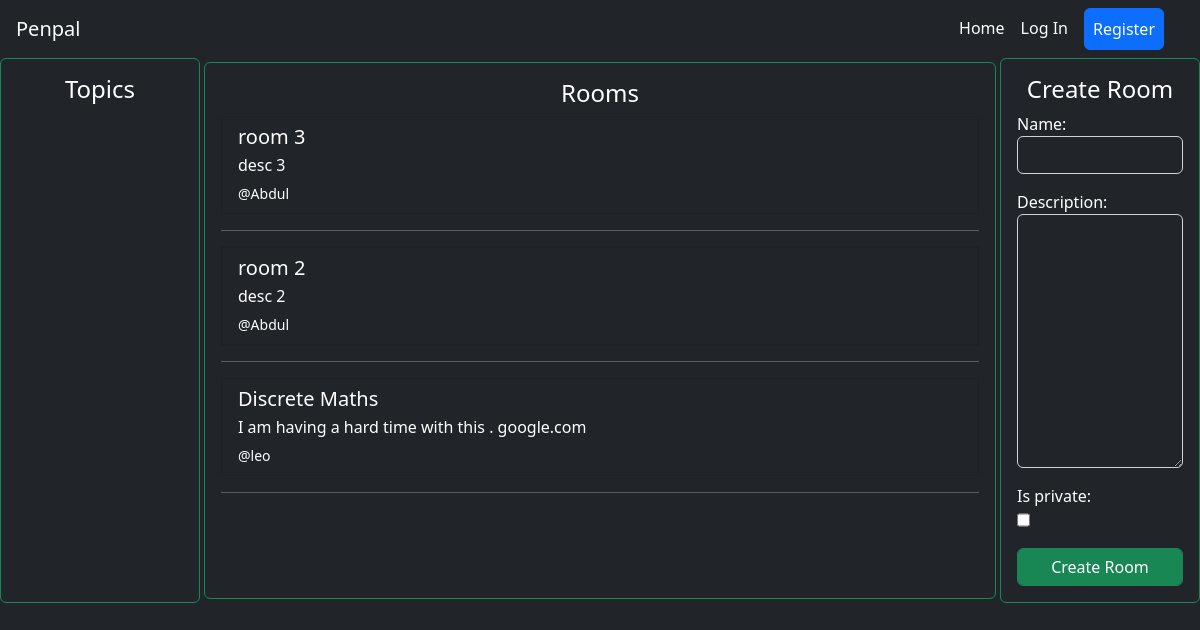
The page / on the database its author committed.
### base/models.py (models this page shows, shortened)
class Room(models.Model):
    name = models.CharField(max_length=120)
    description = models.TextField()
    is_private = models.BooleanField(default=False)
    created_at = models.DateTimeField(auto_now_add=True)
    updated_at = models.DateTimeField(auto_now=True)
    creator = models.ForeignKey(Account,null=True,on_delete=models.SET_NULL,related_name='created_rooms')
    admins = models.ManyToManyField(Account,related_name='administrated_rooms')
    participants = models.ManyToManyField(Account,related_name='joined_rooms')
    class Meta:
        ordering = ['-created_at']

### accounts/models.py (models this page shows, shortened)
class Account(AbstractBaseUser,PermissionsMixin):
    id = models.UUIDField(primary_key = True,default=uuid.uuid4,editable=False)
    Genders=[
        ("Male","Male"),
        ("Female","Female")
    ]
    email = models.EmailField(verbose_name="email", max_length=60, unique=True)
    username = models.CharField(max_length=30, unique=False)
    gender = models.CharField(max_length=7,choices=Genders,default = "Male")
    phone_num = PhoneNumberField(blank=True)
    current_residence = CountryField(null =True , blank = True)
    nationality = CountryField(null =True , blank = True)
    date_joined = models.DateTimeField(verbose_name="date joined", auto_now_add=True)
    last_login = models.DateTimeField(verbose_name="last login", auto_now=True)
    is_active = models.BooleanField(default=True)
    is_admin = models.BooleanField(default=False)
    is_staff = models.BooleanField(default=False)
    is_superuser = models.BooleanField(default=False)
    profile_image = models.URLField(default="https://www.freeiconspng.com/thumbs/account-icon/account-icon-33.png")
    USERNAME_FIELD = "email"
    REQUIRED_FIELDS = [
        'username',
    ]
    objects = MyAccountManager()
    class Meta:
        unique_together = ('username','email')
    def __str__(self):
        return f"@{self.username}"

### base/views.py (the view)
# urls.py: path('',index,name='index'),
def index(request):
    context = {}
    rooms = Room.objects.all()
    context['rooms'] = rooms
    context['creation_form'] = RoomCreationForm()
    return render(request,"index.html",context)

### base/forms.py
class RoomCreationForm(forms.ModelForm):
    class Meta:
        model = Room
        fields = ('name','description','is_private')
        widgets = {
            'name': forms.TextInput(attrs={'class':'form-control bg-dark text-white'}),
            'description': forms.Textarea(attrs={'class':'form-control bg-dark text-white'}),
            'is_private': forms.CheckboxInput(attrs={'class':'form-check',}),
        }

### base/templates/index.html (shortened to what this page needs)
{% extends 'layout.html' %}
{% block body %}
<div style="display: grid; grid-template-columns: 1fr 4fr 1fr;">
    <div class="border rounded border-success list-group p-3">
        <h4 class="text-center">Topics</h4>
    </div>
    <div class="border rounded border-success list-group p-3 m-1">
        <h4 class="text-center">Rooms</h4>
        {% include "base/rooms.html" %}
    </div>
    <div class="container border rounded border-success p-3">
        <h4 class="text-center">Create Room</h4>
        <form action="{% url 'create_room' %}" method="post">
            {{ creation_form.as_p }}
            <input type="submit" class="btn btn-success form-control" value="Create Room">
        </form>
    </div>
</div>
{% endblock %}

### base/templates/base/rooms.html (shortened to what this page needs)
{% for room in rooms %}
<a href="{% url 'view_room' room.id %}" class="list-group-item list-group-item-action flex-column align-items-start bg-dark text-white">
    <div class="d-flex w-100 justify-content-between">
        <h5 class="mb-1">{{ room.name }}</h5>
    </div>
    <p class="mb-1">{{room.description | truncatechars:100}}</p>
    <small>{{room.creator}}</small>
</a>
<hr>
{% empty %}
<h3>No rooms</h3>
{% endfor %}

### rows shown on the page
Room: name "room 3", description "desc 3", creator "@Abdul"
Room: name "room 2", description "desc 2", creator "@Abdul"
Room: name "Discrete Maths", description "I am having a hard time with this . google.com", creator "@leo"
